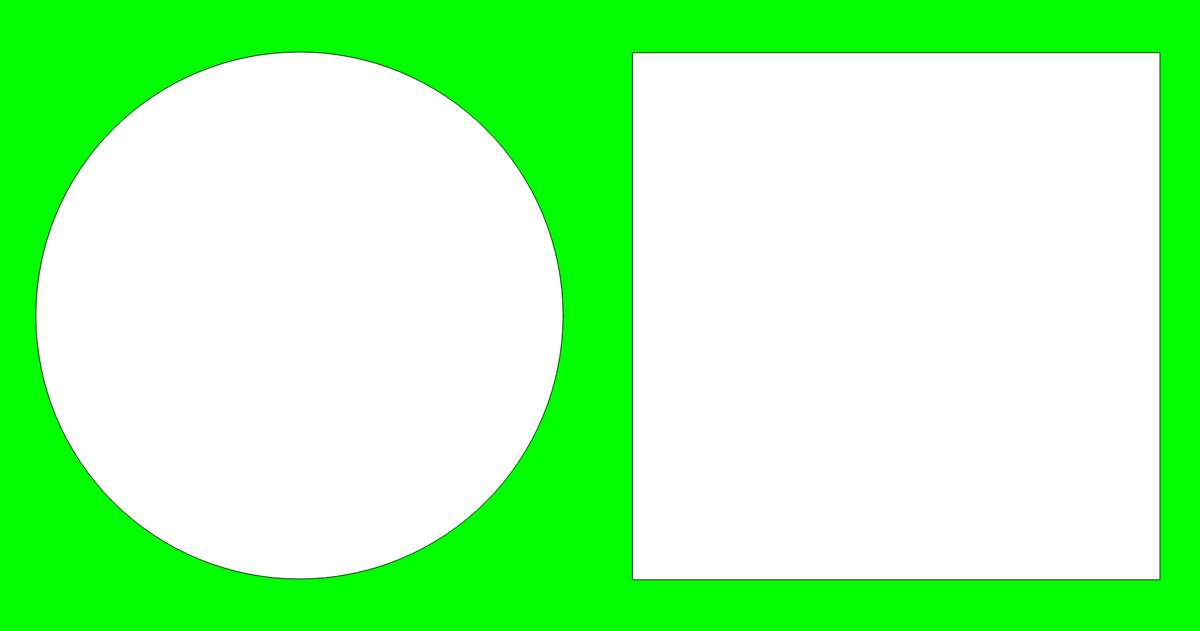
Frame 1 (no input)
Frame 60 (no input): identical to frame 1, image omitted
Frame 120 (the mouse pressed at the canvas centre since frame 60): identical to frame 1, image omitted

The p5.js sketch that drew this single still picture (run headless with seeded random() and noise() and a simulated clock; from frame 60 on, the mouse is pressed at the canvas centre):

// p5.js sketch
// ── sketch.js
function setup() {
  createCanvas(1707, 898);
}

function draw() {
  background(0, 255, 0);
  square(900, 75, 750);
  circle(426, 449, 750);
}
